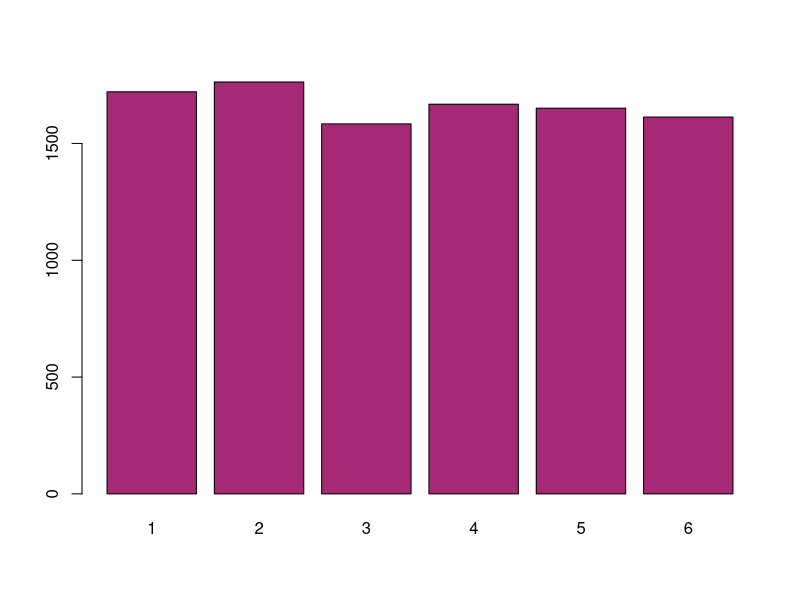

The R script that drew this image:
set.seed(2026)
B <- 10000L

args(sample.int)

zar <- sample.int(6L, size = B, replace = TRUE)

head(zar)

sessionInfo()

rezultat <- table(zar)
print(rezultat)
barplot(rezultat, col = "#A62976")


c(TRUE, 2L, 3.5, "optas") 


1:5
5:1


seq(0, 1, length.out = 6)
rep(c("A", "B"), times = 3)
rep(c("A", "B"), each = 3)
numeric(4)
integer(0)
seq_len(10)



a <- c(rosu = 1, albastru = 10)
b <- c(albastru = 100, rosu = 1000)
a + b # rosu=101, albastru=1010
a + b[names(a)] 



x <- c(a = 10, b = 20, c = 30, d = 40)
x[c(4, 1, 1)] # 40 10 10
x[-c(2, 4)] # 10 30
x[c("d", "b")] # 40 20
x[x >= 20 & x < 40] # 20 30
which(x >= 30) # pozitiile 3 si 4
x[x >= 30] <- 0
x


x <- c(2, 5, 8, 11, 14)
par <- (x %% 2 == 0)
par
sum(par) # 3
mean(par) # 0.6
any(par) # cel putin unul
all(par) # toate



x <- c(1, 2, 3, 4)
ceva <- x > 1 & x < 4
ceva


valid <- length(x) > 0L && all(is.finite(x))
valid
if (valid) print(mean(x))



x <- c(2, NA, 8)
x > 3 # FALSE NA TRUE
mean(x > 3) # NA
mean(x > 3, na.rm = TRUE) # 1/2, din cele doua cunoscute
is.na(x)
x[!is.na(x) & x > 3] # 8
FALSE & NA # FALSE
TRUE & NA # NA
TRUE | NA


0.1 + 0.2 == 0.3
isTRUE(all.equal(0.1 + 0.2, 0.3))
identical(1, 1L)
1 == 1L



x <- seq_len(100000L)
y <- numeric(length(x))
str(x)
str(y)

t_bucla <- system.time({
for (i in seq_along(x)) y[i] <- sqrt(x[i])
})
t_vector <- system.time(z <- sqrt(x))
stopifnot(isTRUE(all.equal(y, z)))
rbind(bucla = t_bucla, vector = t_vector)



M <- matrix(1:6, nrow = 2)
M # coloane: (1,2), (3,4), (5,6)
as.vector(M) # 1 2 3 4 5 6
M[, 1] # vector
M[, 1, drop = FALSE] # matrice cu o coloana
rowSums(M)
colMeans(M)
M * M # produs pe elemente
M %*% t(M) # produs matricial
sweep(M, 1, c(10, 100), FUN = "+")
M + c(10, 100, 1000)
